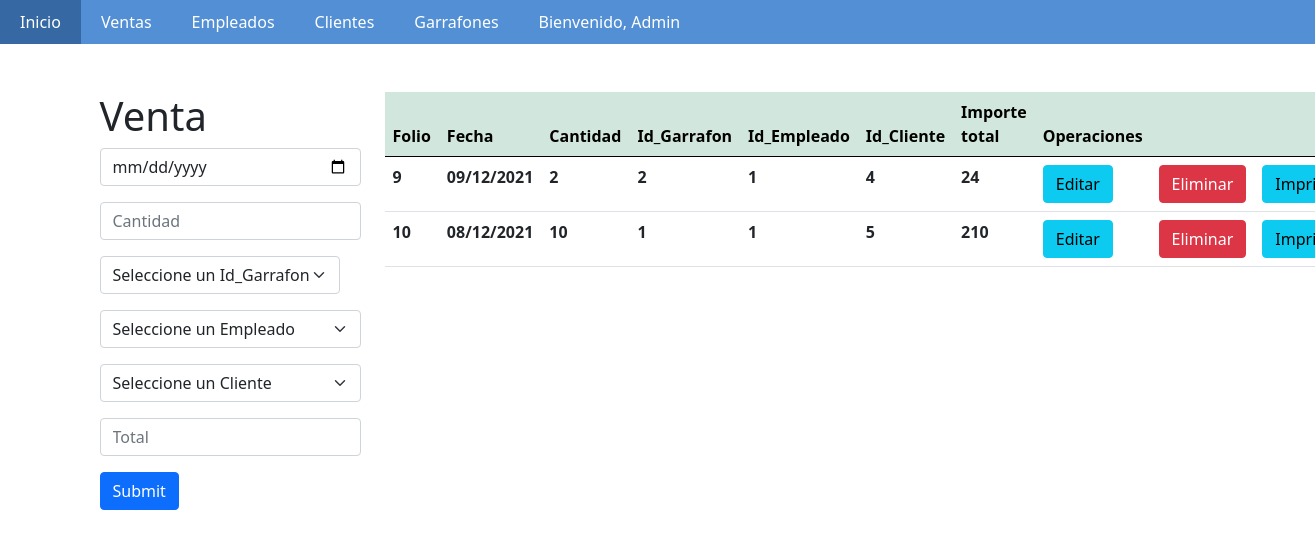
Screenshot of /venta/venta.php (signed in) with the database file from the repository.
### tables this page shows
CREATE TABLE `venta` (
  `folio` int(11) NOT NULL,
  `fecha` varchar(20) NOT NULL,
  `cantidad` int(11) NOT NULL,
  `Id_Garrafon` int(11) NOT NULL,
  `Id_Empleado` int(11) NOT NULL,
  `Id_Cliente` int(11) NOT NULL,
  `importe_total` double NOT NULL
);

### venta/venta.php (the view, shortened to what this page needs)
<?php
    $con=conectar();
    $sql="SELECT * FROM venta";
    $query=mysqli_query($con,$sql);
?>
<!DOCTYPE html>
<html lang="en">
    <head>
        <link href="../style_m.css" rel="stylesheet">
        <link href="https://cdn.jsdelivr.net/npm/bootstrap@5.0.0-beta1/dist/css/bootstrap.min.css" rel="stylesheet">
    </head>
    <body>
    <nav>
			<ul>
			<li><a href="../menu.php">Inicio</a></li>
			<li><a href="venta.php">Ventas</a></li>
         <?php if($_SESSION['rol'] == 1) { ?>
         <li><a href="../empleado/empleado.php">Empleados</a></li> <?php } ?>
				<li><a href="../cliente/cliente.php">Clientes</a></li>
				<li><a href="../garrafon/garrafon.php">Garrafones</a></li>
				<li><a href="#">Bienvenido, <?php echo $_SESSION['nombre']; ?></a>
            </li>
			</ul>
		</nav>
            <div class="container mt-5">
                    <div class="row">
                        <div class="col-md-3">
                            <h1>Venta</h1>
                                <form action="insertar.php" method="POST">
                                    <input type="date" class="form-control mb-3" name="fecha" placeholder="dia/mes/año">
                                    <input type="number" class="form-control mb-3" min="0" name="cantidad" placeholder="Cantidad">
                                    <label for="id_g">
                                     <select name="id_g" id="garrafon" class="form-select mb-3">
                                     <option value="">Seleccione un Id_Garrafon</option>
                                     </select>
                                    </label>
                                    <label for="id_e">
                                     <select name="id_e" id=""class="form-select mb-3">
                                     <option value="" selected>Seleccione un Empleado</option>
                                     </select>
                                    </label>
                                    <label for="id_c">
                                     <select name="id_c" id=""class="form-select mb-3">
                                     <option value="" selected>Seleccione un Cliente</option>
                                     </select>
                                    </label>
                                    <input type="text" id="total" class="form-control mb-3" name="importe_total" placeholder="Total">
                                    <input type="submit" class="btn btn-primary">
                                </form>
                        </div>
                        <div class="col-md-8">
                            <table class="table" >
                                <thead class="table-success table-striped" >
                                    <tr>
                                    <th>Folio</th>
                                        <th>Fecha</th>
                                        <th>Cantidad</th>
                                        <th>Id_Garrafon</th>
                                        <th>Id_Empleado</th>
                                        <th>Id_Cliente</th>
                                        <th>Importe total</th>
                                        <th>Operaciones</th>
                                        <th></th>
                                        <th></th>
                                    </tr>
                                </thead>
                                <tbody>
                                        <?php
                                            while($row=mysqli_fetch_array($query)){
                                        ?>
                                            <tr>
                                            <th><?php  echo $row['folio']?></th>
                                                <th><?php  echo $row['fecha']?></th>
                                                <th><?php  echo $row['cantidad']?></th>
                                                <th><?php  echo $row['Id_Garrafon']?></th>
                                                <th><?php  echo $row['Id_Empleado']?></th>
                                                <th><?php  echo $row['Id_Cliente']?></th>
                                                <th><?php  echo $row['importe_total']?></th>
                                                <th><a href="actualizar.php?id=<?php echo $row['folio'] ?>" class="btn btn-info">Editar</a></th>
                                                <th><a href="delete.php?id=<?php echo $row['folio'] ?>" class="btn btn-danger">Eliminar</a></th>
                                                <th><a href="imprimir.php?id=<?php echo $row['folio'] ?>" class="btn btn-info">Imprimir</a></th>
                                            </tr>
                                        <?php
                                            }
                                        ?>
                                </tbody>
                            </table>
                        </div>
                    </div>
            </div>
    </body>
</html>

### style_m.css (style rules this page uses)
body { background-image: url("img/agua.jpg"); background-repeat:no-repeat; margin-top: auto; }
nav { background:#528fd5; position: relative; }
nav ul { list-style:none; padding:0; margin:0; overflow:hidden; }
nav > ul > li { float:left; }
nav ul li a { text-decoration:none; color:#fff; display:block; padding:10px 20px; }

### rows the page displays
venta: folio "9", fecha "09/12/2021", cantidad "2", Id_Garrafon "2", Id_Empleado "1", Id_Cliente "4", importe_total "24"
venta: folio "10", fecha "08/12/2021", cantidad "10", Id_Garrafon "1", Id_Empleado "1", Id_Cliente "5", importe_total "210"

### other values shown
$_SESSION['nombre'] "Admin"
